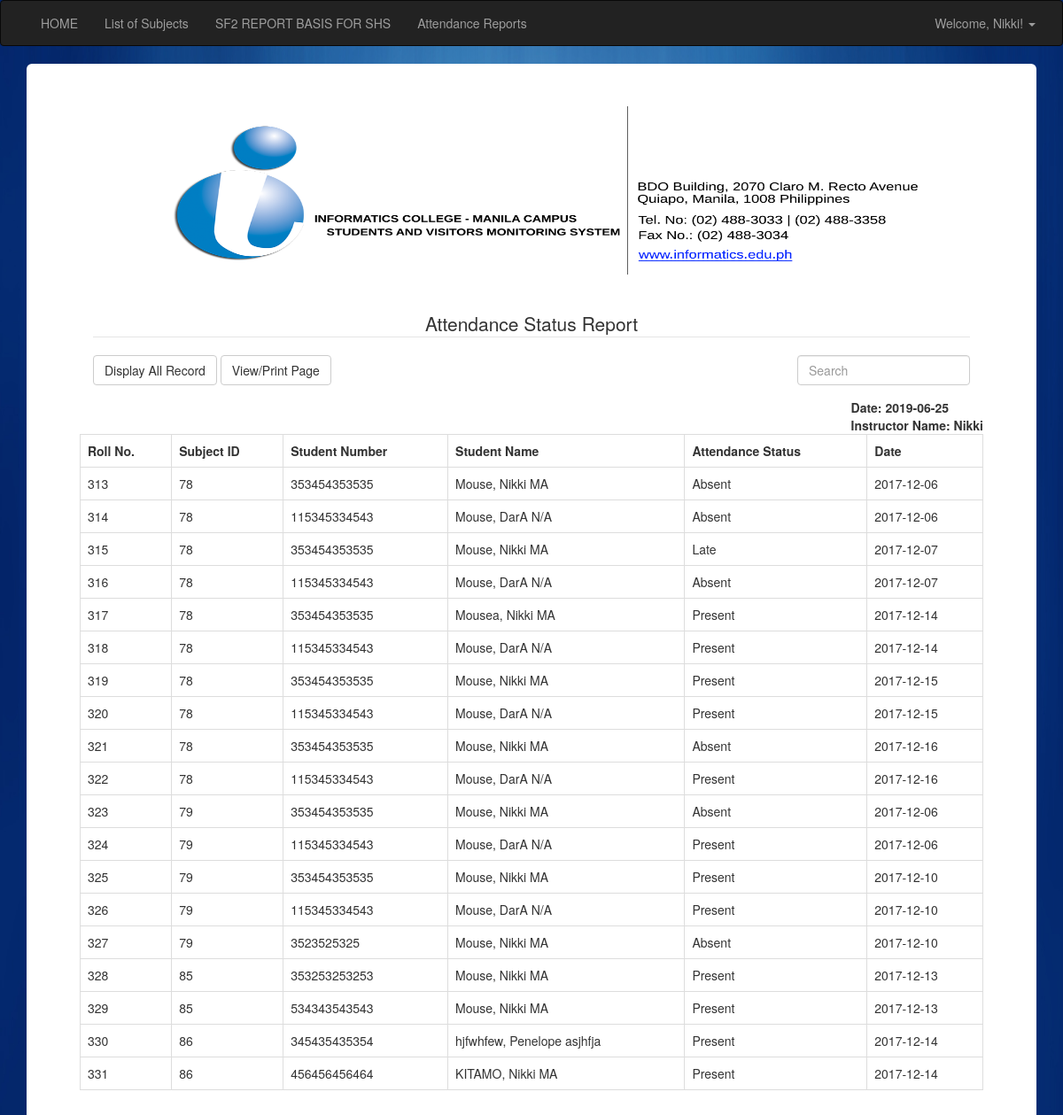
The app's page /instructor/attendancereports.php (signed in) with its own data.
### tables this page shows
CREATE TABLE IF NOT EXISTS `attendance_records` (
  `id` int(12) NOT NULL AUTO_INCREMENT,
  `SubjID` int(12) NOT NULL,
  `lastname` varchar(255) NOT NULL,
  `middlename` varchar(255) NOT NULL,
  `firstname` varchar(255) NOT NULL,
  `studentnumber` bigint(12) NOT NULL,
  `attendance_status` varchar(45) NOT NULL,
  `date` date NOT NULL,
  PRIMARY KEY (`id`)
);

### instructor/attendancereports.php (the view, shortened to what this page needs)
<?php
include ('user_nav.php');
?>
<div class="container">
 <div class="jumbotron" style="background: white;">
</head>
    <img class="imageprint" src="img/sample.png"/>
   <br />
   <br />
    <div class="container">
      <legend align="center">Attendance Status Report</legend>
      <form method="post" id="form1" class="form-inline">
                   <div class="form-group pull-right">
                    <input type="text" class="form-control mb-2 mr-sm-2 mb-sm-0" placeholder="Search" name="search" id="search"   required onkeyup="showResult(this.value)">
       </div>
         </form>
     <div class="form-group">
       <form method="POST" id="form2">
                                <input type="submit" id="display" name= "display" class="btn btn-default" value="Display All Record"></button>
                               <input id="printpagebutton" type="button" class="btn btn-default" value="View/Print Page" onclick="printpage()"/>
        </form>
</div>
 </div>
<div class="pull-right">
  <strong>Date:
    <?php echo date ("Y-m-d")
      .'<br>Instructor Name: '.$_SESSION['loginuser'].'<br>' ?></strong>
  </div>
<br />
    <table class="table table-bordered">
                      <th>Roll No.</th>
                      <th>Subject ID</th>
                      <th>Student Number</th>
                      <th>Student Name</th>
                      <th>Attendance Status </th>
                      <th>Date </th>
                <?php
            if (!empty($_REQUEST['search'])) {
                                            $servername = "localhost";
                                            $username = "root";
                                            $password = "";
                                            $dbname = "info_db";
                                            $namelast = $_REQUEST['search'];
                                            $idsubject = $_REQUEST['search'];
                                            $namefirst = $_REQUEST['search'];
                                            $status = $_REQUEST['search'];
                                            $date = $_REQUEST['search'];
                                            $numberstudent = $_REQUEST['search'];
                                            $conn = mysqli_connect($servername, $username, $password, $dbname);
                                            $sql = "SELECT * FROM attendance_records WHERE
                                            SubjID like '%".$idsubject."%'
                                            OR CONCAT(firstname,' ',lastname) LIKE  '%".$namefirst."%'
                                            OR CONCAT(lastname,', ',firstname,' ',middlename) LIKE  '%".$namelast."%'
                                            OR attendance_status LIKE '%".$status."%'
                                            OR date LIKE '%".$date."%'
                                            OR studentnumber LIKE '%".$numberstudent."%' ORDER BY date ASC";
                                            $result = mysqli_query($conn, $sql);
                                    }
                                    else{
                                        $servername = "localhost";
                                        $username = "root";
                                        $password = "";
                                        $dbname = "info_db";
                                        $conn = mysqli_connect($servername, $username, $password, $dbname);
                                        $sql = "SELECT * FROM attendance_records";
                                        $result = mysqli_query($conn, $sql);
                                      }
                                        if (mysqli_num_rows($result) > 0) {
                                                ?>
                        <tr>
                            <?php
                                            while($row = mysqli_fetch_assoc($result)) {
                                                    echo "<tr>";
  echo "<td>".$row['id']."</td>";
  echo "<td>".$row['SubjID']."</td>";
  echo "<td>".$row['studentnumber']."</td>";
  echo "<td>".$row['lastname'].', '.$row['firstname'].' '.$row['middlename']."</td>";
  echo "<td>".$row['attendance_status']."</td>";
  echo "<td>".$row['date']."</td>";            ;
 echo "</tr>";
                               ?>
                                            </tr>
                                            <?php }}else{
                                                echo "No record results found";
                                            }
                                            ?>
            </table>
  </div>
  </div>

### css/all.css (style rules this page uses)
body { background: url('../img/background.jpg') no-repeat center center fixed; width: 100%; height: 400px; background-size: 100% 100%; }
.imageprint { width: 900px; height: 190px; display: block; margin: 0 auto; border-radius: 8px; }

### records on screen
attendance_records: id "313", SubjID "78", studentnumber "353454353535", lastname "Mouse", firstname "Nikki", middlename "MA", attendance_status "Absent", date "2017-12-06"
attendance_records: id "314", SubjID "78", studentnumber "115345334543", lastname "Mouse", firstname "DarA", middlename "N/A", attendance_status "Absent", date "2017-12-06"
attendance_records: id "315", SubjID "78", studentnumber "353454353535", lastname "Mouse", firstname "Nikki", middlename "MA", attendance_status "Late", date "2017-12-07"
attendance_records: id "316", SubjID "78", studentnumber "115345334543", lastname "Mouse", firstname "DarA", middlename "N/A", attendance_status "Absent", date "2017-12-07"
attendance_records: id "317", SubjID "78", studentnumber "353454353535", lastname "Mousea", firstname "Nikki", middlename "MA", attendance_status "Present", date "2017-12-14"
attendance_records: id "318", SubjID "78", studentnumber "115345334543", lastname "Mouse", firstname "DarA", middlename "N/A", attendance_status "Present", date "2017-12-14"
attendance_records: id "319", SubjID "78", studentnumber "353454353535", lastname "Mouse", firstname "Nikki", middlename "MA", attendance_status "Present", date "2017-12-15"
attendance_records: id "320", SubjID "78", studentnumber "115345334543", lastname "Mouse", firstname "DarA", middlename "N/A", attendance_status "Present", date "2017-12-15"
attendance_records: id "321", SubjID "78", studentnumber "353454353535", lastname "Mouse", firstname "Nikki", middlename "MA", attendance_status "Absent", date "2017-12-16"
attendance_records: id "322", SubjID "78", studentnumber "115345334543", lastname "Mouse", firstname "DarA", middlename "N/A", attendance_status "Present", date "2017-12-16"
attendance_records: id "323", SubjID "79", studentnumber "353454353535", lastname "Mouse", firstname "Nikki", middlename "MA", attendance_status "Absent", date "2017-12-06"
attendance_records: id "324", SubjID "79", studentnumber "115345334543", lastname "Mouse", firstname "DarA", middlename "N/A", attendance_status "Present", date "2017-12-06"
attendance_records: id "325", SubjID "79", studentnumber "353454353535", lastname "Mouse", firstname "Nikki", middlename "MA", attendance_status "Present", date "2017-12-10"
attendance_records: id "326", SubjID "79", studentnumber "115345334543", lastname "Mouse", firstname "DarA", middlename "N/A", attendance_status "Present", date "2017-12-10"
attendance_records: id "327", SubjID "79", studentnumber "3523525325", lastname "Mouse", firstname "Nikki", middlename "MA", attendance_status "Absent", date "2017-12-10"
attendance_records: id "328", SubjID "85", studentnumber "353253253253", lastname "Mouse", firstname "Nikki", middlename "MA", attendance_status "Present", date "2017-12-13"
attendance_records: id "329", SubjID "85", studentnumber "534343543543", lastname "Mouse", firstname "Nikki", middlename "MA", attendance_status "Present", date "2017-12-13"
attendance_records: id "330", SubjID "86", studentnumber "345435435354", lastname "hjfwhfew", firstname "Penelope", middlename "asjhfja", attendance_status "Present", date "2017-12-14"
attendance_records: id "331", SubjID "86", studentnumber "456456456464", lastname "KITAMO", firstname "Nikki", middlename "MA", attendance_status "Present", date "2017-12-14"

### other values on screen
$_SESSION["loginuser"] "Nikki"
date ("Y-m-d") "2019-06-25"
$_SESSION['loginuser'] "Nikki"
